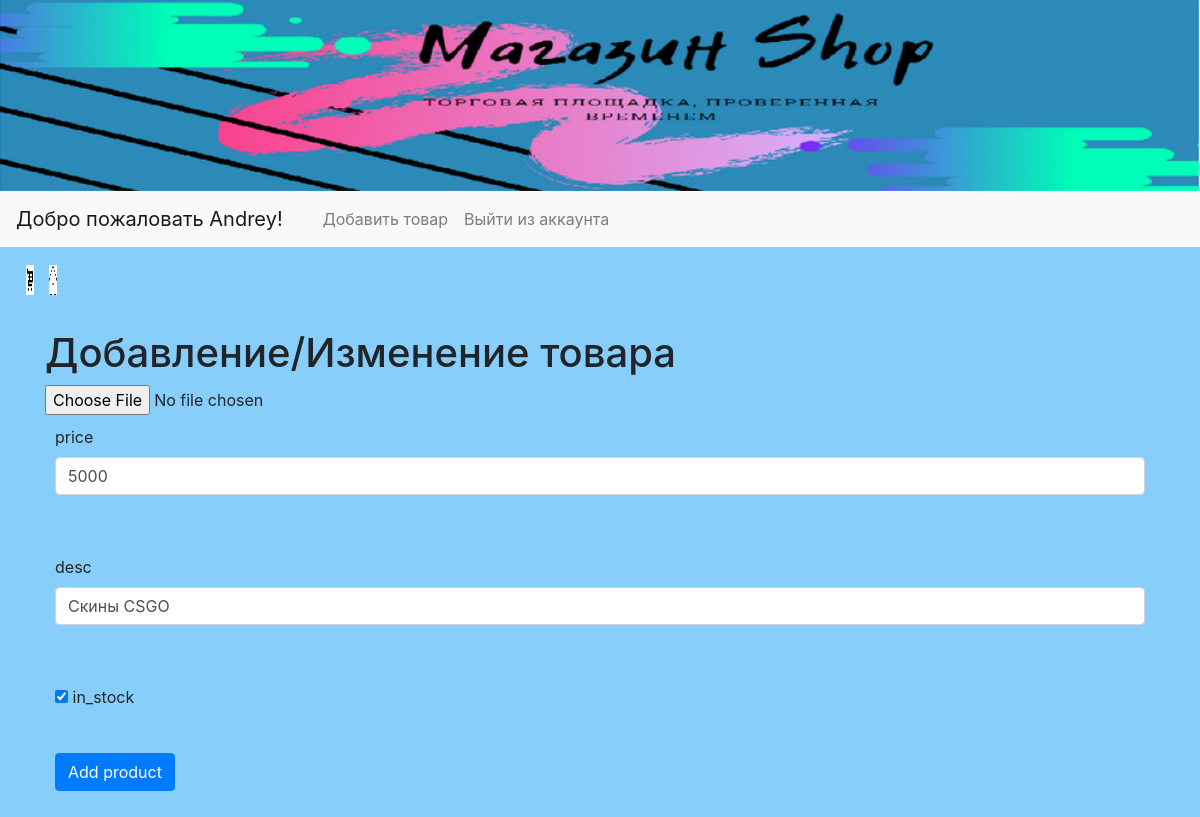
The app's page /edit_product/2 (signed in) with its own data.
### data/users.py (models this page shows, shortened)
class User(SqlAlchemyBase, UserMixin):
    __tablename__ = 'users'
    id = sqlalchemy.Column(sqlalchemy.Integer,
                           primary_key=True, autoincrement=True)
    surname = sqlalchemy.Column(sqlalchemy.String, nullable=True)
    name = sqlalchemy.Column(sqlalchemy.String, nullable=True)
    age = sqlalchemy.Column(sqlalchemy.Integer, nullable=True)
    address = sqlalchemy.Column(sqlalchemy.String, nullable=True)
    email = sqlalchemy.Column(sqlalchemy.String,
                              index=True, unique=True, nullable=True)
    basket = sqlalchemy.Column(sqlalchemy.String)
    hashed_password = sqlalchemy.Column(sqlalchemy.String, nullable=True)
    modified_date = sqlalchemy.Column(sqlalchemy.DateTime,
                                      default=datetime.datetime.now)
    product = orm.relation("Product", back_populates='user')

### data/products.py (models this page shows)
class Product(SqlAlchemyBase, UserMixin):
    __tablename__ = 'products'
    id = sqlalchemy.Column(sqlalchemy.Integer,
                           primary_key=True, autoincrement=True)
    img = sqlalchemy.Column(sqlalchemy.Text, nullable=True)
    price = sqlalchemy.Column(sqlalchemy.Integer, nullable=True)
    desc = sqlalchemy.Column(sqlalchemy.String, nullable=True)
    in_stock = sqlalchemy.Column(sqlalchemy.Boolean, nullable=True)
    user_id = sqlalchemy.Column(sqlalchemy.Integer, sqlalchemy.ForeignKey("users.id"))
    modified_date = sqlalchemy.Column(sqlalchemy.DateTime,
                                      default=datetime.datetime.now)
    user = orm.relation('User')

### main.py (the view, shortened to what this page needs)
@app.route('/edit_product/<id>', methods=['GET', 'POST'])
def edit(id):
    form = CreateForm()
    if request.method == 'GET':
        db_sess = db_session.create_session()
        prds = db_sess.query(Product).filter(Product.id == id,
                                             Product.user_id == current_user.id
                                             ).first()
        if prds:
            form.price.data = prds.price
            form.desc.data = prds.desc
            form.in_stock.data = prds.in_stock
        else:
            abort(404)
    return render_template('product.html', title='Добавление товара',
                           form=form)

### forms/product.py
class CreateForm(FlaskForm):
    img = FileField('image')
    price = IntegerField('price')
    desc = StringField('desc')
    in_stock = BooleanField('in_stock')
    submit = SubmitField('Add product')

### data/db_session.py (called while the page is built)
def create_session() -> Session:
    global __factory
    return __factory()

### main.py (called while the page is built)
@login_manager.user_loader
def load_user(user_id):
    db_sess = db_session.create_session()
    return db_sess.query(User).get(user_id)

### templates/product.html (shortened to what this page needs)
{% extends "base.html" %}
{% block content %}
<h1>Добавление/Изменение товара</h1>
<form action="" method="post" enctype=multipart/form-data>
    <input type=file name="fl">
    <p>
        {{ form.price.label }}<br>
        {{ form.price(class="form-control") }}<br>
    </p>
    <p>
        {{ form.desc.label }}<br>
        {{ form.desc(class="form-control") }}<br>
    </p>
    <p>{{ form.in_stock }} {{ form.in_stock.label }}</p>
    <p>{{ form.submit(type="submit", class="btn btn-primary") }}</p>
</form>
{% endblock %}

### templates/base.html (shortened to what this page needs)
<!doctype html>
<html lang="en">
<head>
    <link rel="stylesheet"
          href="https://stackpath.bootstrapcdn.com/bootstrap/4.4.1/css/bootstrap.min.css"
>
</head>
<body style="background-color:LightSkyBlue">
<img src="static/img/title2.PNG" alt=":(" class="responsive" align="center">
<nav class="navbar navbar-expand-lg navbar-light bg-light" style="background-color: LightSkyBlue;">
    {% if current_user.is_authenticated %}
        <a class="navbar-brand" href="/">Добро пожаловать {{ current_user.name }}!</a>
    {% endif %}
  <div class="collapse navbar-collapse" id="navbarNav">
    <ul class="navbar-nav">
      <li class="nav-item active">
        <a class="nav-link" href="#"> <span class="sr-only">(current)</span></a>
      </li>
        {% if current_user.is_authenticated%}
      <li class="nav-item">
        <a class="nav-link" href="/add_product">Добавить товар
        </a>
      </li>
      <li class="nav-item">
        <a class="nav-link" href="/logout">Выйти из аккаунта</a>
      </li>
        {%endif%}
    </ul>
  </div>
</nav>
<nav class="navbar navbar-light" style="background-color: LightSkyBlue;">
    <p>
        <a href="/user_basket"> <img src="static/img/basket.jpg" height="30" style="width: 10%"></a>
        <a style="margin: 10px" href="/"><img src="static/img/home.png" height="30" style="width: 10%"></a>
    </p>
</nav>
<main role="main" class="container">
    {% block content %}{% endblock %}
</main>
</body>
</html>

### templates/base.html (style rules this page uses)
p { padding: 10px; }
img { width: 100%; }

### records on screen
User: name "Andrey"
Product: price "5000", desc "Скины CSGO", in_stock "☑"
